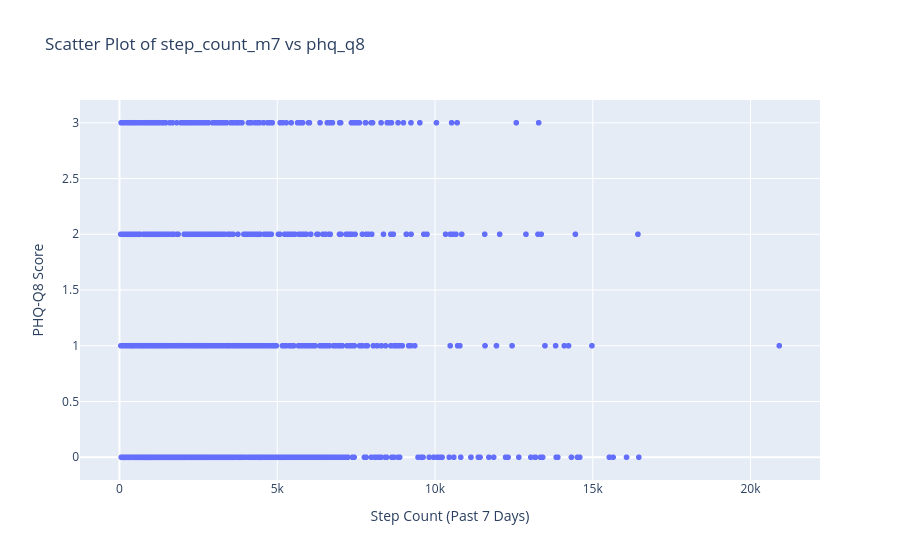

Notebook code cell kept with this figure:
### Markdown cell above
Pearson correlation coefficient between the step_count_m7 (step count in the past 7 days) and phq_q8 (score on the 8th question of the Patient Health Questionnaire, likely related to depression or mental health) is approximately 0.053.

Positive Correlation: The value is positive (0.053), which indicates a positive correlation. This means that, in general, as step_count_m7 increases, phq_q8 also tends to increase, and vice versa.

Weak Correlation: The correlation coefficient is close to 0. The closer the correlation is to 0, the weaker the linear relationship. A value of 0.053 is considered a very weak positive correlation.

A correlation of 0.053 suggests that there is a minimal positive linear relationship between step count and the phq_q8 score. Increasing step count has a very, very slight tendency to be associated with a slightly higher score on phq_q8, but the relationship is so weak that it's not practically meaningful on its own. You would not be able to reliably predict someone's phq_q8 score based on their step_count_m7 with this correlation.

### Code cell
# Create the scatter plot using plotly express
fig = px.scatter(df, x='step_count_m7', y='phq_q8',
                 title='Scatter Plot of step_count_m7 vs phq_q8',
                 labels={'step_count_m7': 'Step Count (Past 7 Days)',
                         'phq_q8': 'PHQ-Q8 Score'})  # Adding labels for clarity
fig.show()

### Figure 1 — Plotly figure (JSON) as saved in the notebook; plotly's stock layout.template omitted (floating-point values rounded to 4 significant figures; data arrays with more than 128 entries replaced by an {"elided": "..."} marker saying what was removed)
{"data": [{"hovertemplate": "Step Count (Past 7 Days)=%{x}<br>PHQ-Q8 Score=%{y}<extra></extra>", "legendgroup": "", "marker": {"color": "#636efa", "symbol": "circle"}, "mode": "markers", "name": "", "showlegend": false, "type": "scattergl", "x": {"elided": "2924 float values"}, "xaxis": "x", "y": {"elided": "2924 int values"}, "yaxis": "y"}], "layout": {"legend": {"tracegroupgap": 0}, "title": {"text": "Scatter Plot of step_count_m7 vs phq_q8"}, "xaxis": {"anchor": "y", "domain": [0, 1], "title": {"text": "Step Count (Past 7 Days)"}}, "yaxis": {"anchor": "x", "domain": [0, 1], "title": {"text": "PHQ-Q8 Score"}}}}
